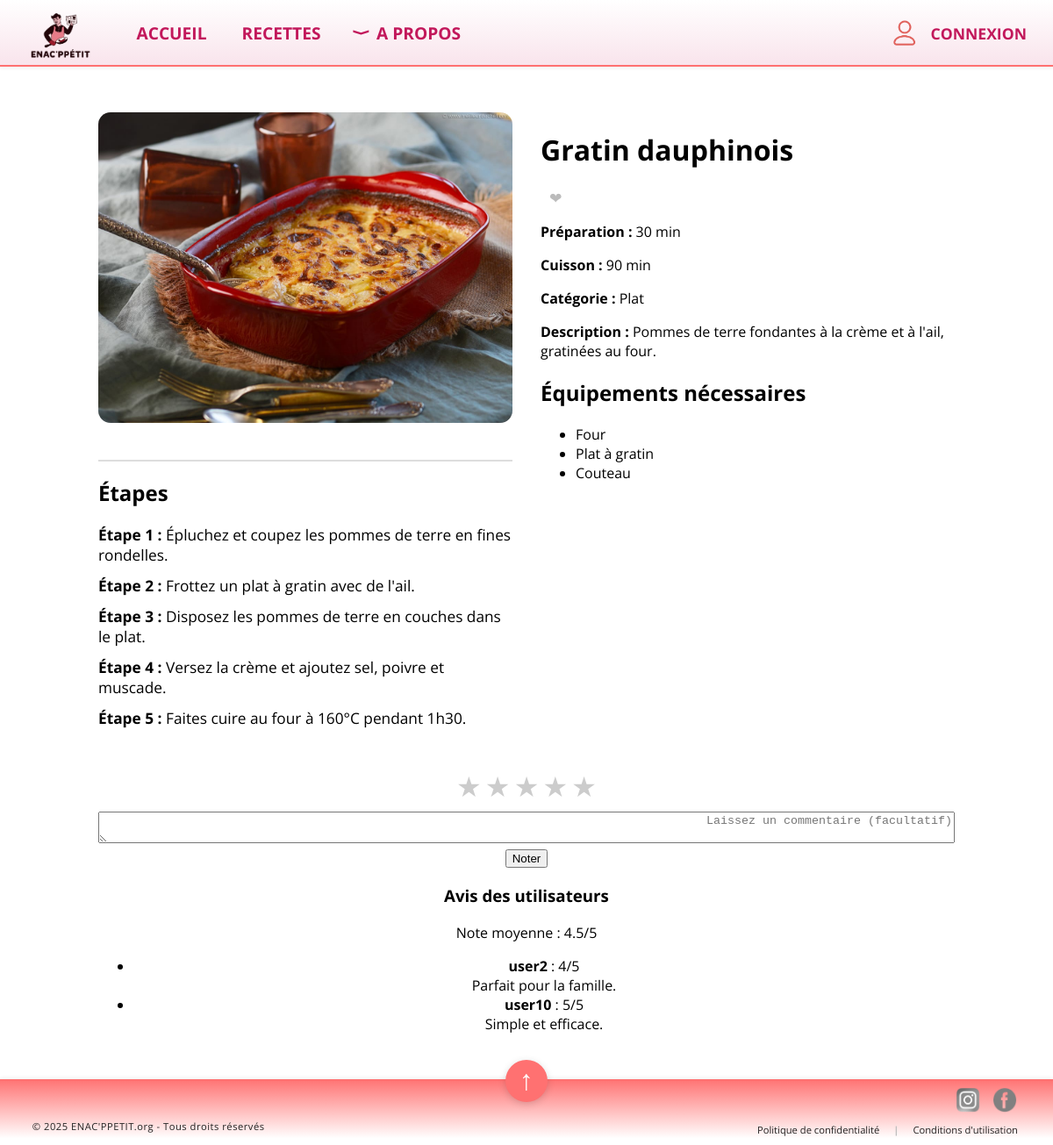
The app's page /recette/12002 with its own data.
### tables this page shows
CREATE TABLE Recette (
    Recette_id INTEGER PRIMARY KEY,
    Title TEXT,
    Preptime INTEGER,
    Cooktime INTEGER,
    Category TEXT,
    Saison TEXT,
    Description TEXT,
    Servings INTEGER,
    Image TEXT
);

CREATE TABLE Step (
    Recette_id INTEGER,
    Num_step INTEGER,
    Contenu TEXT,
    PRIMARY KEY (Recette_id, Num_step),
    FOREIGN KEY (Recette_id) REFERENCES Recette(Recette_id)
);

CREATE TABLE Equipment (
    Id_equipement INTEGER PRIMARY KEY,
    Name TEXT UNIQUE
);

CREATE TABLE Rating (
    User_id INTEGER,
    Recette_id INTEGER,
    Rating INTEGER,
    Commentaire TEXT,
    PRIMARY KEY (User_id, Recette_id),
    FOREIGN KEY (User_id) REFERENCES User(User_id),
    FOREIGN KEY (Recette_id) REFERENCES Recette(Recette_id)
);

CREATE TABLE User (
    User_id INTEGER PRIMARY KEY,
    Username TEXT,
    FirstName TEXT,
    LastName TEXT,
    EmailAddress TEXT,
    Sign_in_date TEXT,
    Salt TEXT,
    Random TEXT,
    Hash TEXT
);

### app.py (the view)
@app.route('/recette/<int:recette_id>')
def recette(recette_id):
    conn = sqlite3.connect('BDD.db')
    conn.row_factory = sqlite3.Row
    recipe = conn.execute('SELECT * FROM Recette WHERE Recette_id = ?', (recette_id,)).fetchone()
    if recipe is None:
        conn.close()
        return "Recette non trouvée", 404
    equipements = conn.execute(
        "SELECT Equipment.Name FROM Equipment "
        "JOIN Recette_Equipment ON Equipment.id_equipement = Recette_Equipment.id_equipement "
        "WHERE Recette_Equipment.Recette_id = ?",
        (recette_id,)
    ).fetchall()
    steps = conn.execute(
        "SELECT Num_step,Contenu FROM Step WHERE Recette_id = ? ORDER BY Num_step",
        (recette_id,)
    ).fetchall()
    est_favori = False
    if "username" in session:
        user_id = conn.execute("SELECT User_id FROM User WHERE Username = ?", (session["username"],)).fetchone()
        if user_id:
            user_id = user_id[0]
            fav = conn.execute("SELECT 1 FROM Recette_Favori WHERE User_id = ? AND Recette_id = ?", (user_id, recette_id)).fetchone()
            est_favori = fav is not None
    avis = conn.execute(
    "SELECT u.Username, r.Rating, r.Commentaire FROM Rating r JOIN User u ON r.User_id = u.User_id WHERE r.Recette_id = ?",
    (recette_id,)
).fetchall()
    moyenne = conn.execute(
    "SELECT AVG(Rating) FROM Rating WHERE Recette_id = ?", (recette_id,)
).fetchone()[0]
    conn.close()
    return render_template('Unerecette.html', recipe=recipe, equipements=equipements, steps=steps, est_favori=est_favori, avis=avis, moyenne=moyenne)

### templates/Unerecette.html (shortened to what this page needs)
{% extends "base.html" %}
{% block content %}
<div class="fiche-recette-container">
    <div class="fiche-recette-ligne">
        {% if recipe['image'] %}
        <div class="fiche-photo-recette">
            <img src="{{ url_for('static', filename=recipe['image']) }}" alt="Image de la recette" class="fiche-image-adapt">
            <div class="fiche-etapes">
                <hr class="separateur-etapes">
                <h2>Étapes</h2>
                <ul class="liste-etapes">
                    {% for step in steps %}
                        <li><strong>Étape {{ loop.index }} :</strong> {{ step['Contenu'] }}</li>
                    {% endfor %}
                </ul>
            </div>
        </div>
        {% endif %}
        <div class="fiche-texte-recette">
            <h1>{{ recipe['title'] }}</h1>
            {% if est_favori %}
                <form action="{{ url_for('retirer_favori', recette_id=recipe['Recette_id']) }}" method="post" class="form-favori" style="margin-left: 0;">
                    <button type="submit" class="coeur-btn">
                        <span class="coeur actif">&#10084;</span>
                    </button>
                </form>
            {% else %}
                <form action="{{ url_for('ajouter_favori', recette_id=recipe['Recette_id']) }}" method="post" class="form-favori" style="margin-left: 0;">
                    <button type="submit" class="coeur-btn">
                        <span class="coeur">&#10084;</span>
                    </button>
                </form>
            {% endif %}
            <p><strong>Préparation :</strong> {{ recipe['Preptime'] }} min</p>
            <p><strong>Cuisson :</strong> {{ recipe['Cooktime'] }} min </p>
            <p><strong>Catégorie :</strong> {{ recipe['category'] }}</p>
            <p><strong>Description :</strong> {{ recipe['description'] }}</p>
            <h2>Équipements nécessaires</h2>
            <ul>
                {% for eq in equipements %}
                    <li>{{ eq['Name'] }}</li>
                {% endfor %}
            </ul>
        </div>
    </div>
    <div class="fiche-avis-utilisateurs">
        <form action="{{ url_for('noter_recette', recette_id=recipe['Recette_id']) }}" method="post" class="etoiles-notation">
            {% for i in range(5, 0, -1) %}
                <label for="star{{ i }}">&#9733;</label>
            {% endfor %}
            <br>
            <textarea name="commentaire" placeholder="Laissez un commentaire (facultatif)" style="width:100%;margin-top:8px;"></textarea>
            <br>
            <button type="submit">Noter</button>
        </form>
        <h3>Avis des utilisateurs</h3>
        {% if moyenne %}
            <p>Note moyenne : {{ '%.1f'|format(moyenne) }}/5</p>
        {% else %}
            <p>Pas encore de note pour cette recette.</p>
        {% endif %}
        {% if avis %}
            <ul id="avis-list">
            {% for a in avis[:5] %}
                <li>
                    <strong>{{ a['Username'] }}</strong> : {{ a['Rating'] }}/5
                    {% if a['Commentaire'] %}
                        <br>{{ a['Commentaire'] }}
                    {% endif %}
                </li>
            {% endfor %}
            </ul>
        {% else %}
            <p>Aucun avis pour cette recette.</p>
        {% endif %}
    </div>
</div>
{% endblock %}

### static/style.css (style rules this page uses)
body { overflow-x: hidden; background: #fff; margin: 0; padding: 0; font-family: 'Open Sans', Arial, sans-serif; }
html { box-sizing: border-box; width: 100vw; overflow-x: hidden; }
*, *::before, *::after { box-sizing: inherit; }
.fiche-recette-container { max-width: 1000px; margin: 32px auto; padding: 0 12px; }
.fiche-recette-ligne { display: flex; flex-direction: row; gap: 32px; align-items: flex-start; margin-bottom: 32px; }
.fiche-photo-recette { flex: 1; display: flex; flex-direction: column; align-items: flex-start; }
.fiche-image-adapt { width: 100%; height: auto; border-radius: 14px; display: block; min-width: 220px; max-width: 100%; }
.fiche-texte-recette { flex: 1; min-width: 220px; }
.fiche-avis-utilisateurs { text-align: center; margin-top: 32px; }
.fiche-etapes { margin-top: 24px; text-align: left; }
.separateur-etapes { border: none; border-top: 2px solid #ddd; margin: 18px 0 16px 0; width: 100%; }
.liste-etapes { list-style: none; padding-left: 0; margin: 0; }
.liste-etapes li { margin-bottom: 12px; font-size: 1.08em; position: relative; padding-left: 0; }
.etoiles-notation { direction: rtl; unicode-bidi: bidi-override; }
.etoiles-notation label { color: #ccc; font-size: 2em; cursor: pointer; }
.coeur { color: #bbb; font-size: 1.3em; transition: color 0.2s; border: none; background: none; cursor: pointer; padding: 0 0 0 10px; vertical-align: middle; }
.coeur-btn { background: none; border: none; padding: 0; cursor: pointer; }
.form-favori { display: inline; }

### records on screen
Recette: Image (picture), title "Gratin dauphinois", Preptime "30", Cooktime "90", category "Plat", description "Pommes de terre fondantes à la crème et à l'ail, gratinées au four."
Step: Contenu "Épluchez et coupez les pommes de terre en fines rondelles."
Step: Contenu "Frottez un plat à gratin avec de l'ail."
Step: Contenu "Disposez les pommes de terre en couches dans le plat."
Step: Contenu "Versez la crème et ajoutez sel, poivre et muscade."
Step: Contenu "Faites cuire au four à 160°C pendant 1h30."
Equipment: Name "Four"
Equipment: Name "Plat à gratin"
Equipment: Name "Couteau"
Rating: Username "user2", Rating "4", Commentaire "Parfait pour la famille."
Rating: Username "user10", Rating "5", Commentaire "Simple et efficace."

### other values on screen
{{ '%.1f'|format(moyenne) }} "4.5"
